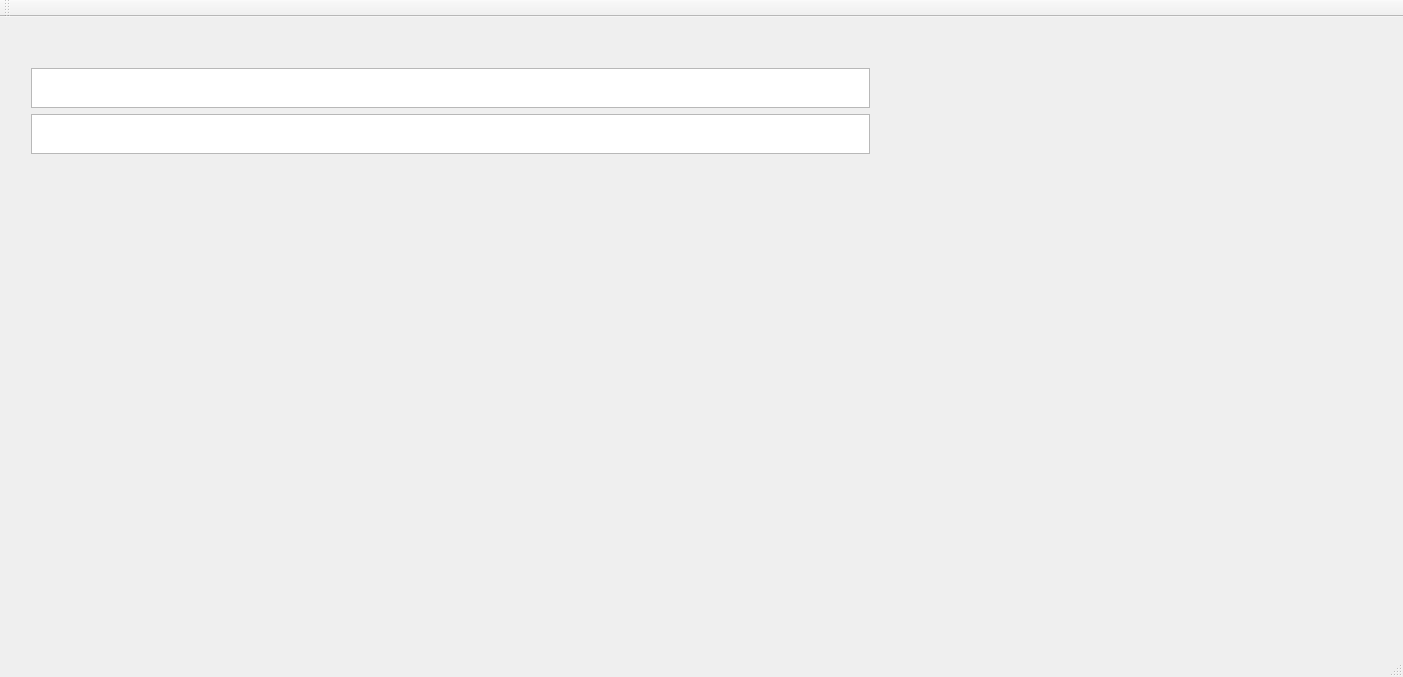
<?xml version="1.0" encoding="UTF-8"?>
<ui version="4.0">
 <class>MainWindow</class>
 <widget class="QMainWindow" name="MainWindow">
  <property name="geometry">
   <rect>
    <x>0</x>
    <y>0</y>
    <width>1403</width>
    <height>677</height>
   </rect>
  </property>
  <property name="windowTitle">
   <string>MainWindow</string>
  </property>
  <widget class="QWidget" name="centralWidget">
   <widget class="QWidget" name="verticalLayoutWidget">
    <property name="geometry">
     <rect>
      <x>20</x>
      <y>40</y>
      <width>861</width>
      <height>108</height>
     </rect>
    </property>
    <layout class="QVBoxLayout" name="verticalLayout">
     <item>
      <widget class="QTextBrowser" name="textBrowser_2"/>
     </item>
     <item>
      <widget class="QTextBrowser" name="textBrowser"/>
     </item>
    </layout>
   </widget>
  </widget>
  <widget class="QMenuBar" name="menuBar">
   <property name="geometry">
    <rect>
     <x>0</x>
     <y>0</y>
     <width>1403</width>
     <height>16</height>
    </rect>
   </property>
  </widget>
  <widget class="QToolBar" name="mainToolBar">
   <attribute name="toolBarArea">
    <enum>TopToolBarArea</enum>
   </attribute>
   <attribute name="toolBarBreak">
    <bool>false</bool>
   </attribute>
  </widget>
  <widget class="QStatusBar" name="statusBar"/>
 </widget>
 <layoutdefault spacing="6" margin="11"/>
 <resources/>
 <connections/>
</ui>
